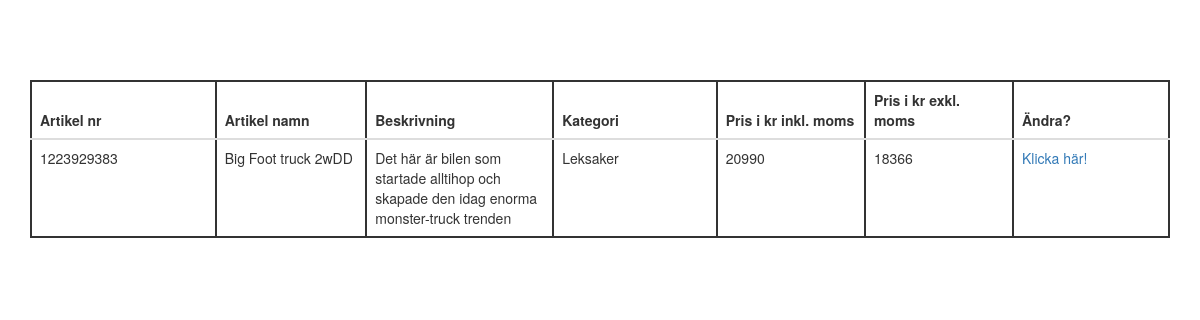
Screenshot of /leksaker/index.php with the database file from the repository.
### tables this page shows
CREATE TABLE IF NOT EXISTS `butik` (
  `id` int(11) NOT NULL,
  `artnmr` int(30) NOT NULL,
  `artnamn` varchar(30) DEFAULT NULL,
  `beskrivning` varchar(255) DEFAULT NULL,
  `kategori` varchar(30) DEFAULT NULL,
  `inklmoms` int(30) NOT NULL,
  `exklmoms` int(30) NOT NULL
);

### leksaker/index.php (the view, shortened to what this page needs)
<?php
  include 'connection.php';
 ?>
<!DOCTYPE html>
<html lang="en">
<head>
  <link rel="stylesheet" href="https://maxcdn.bootstrapcdn.com/bootstrap/3.3.7/css/bootstrap.min.css">
  <link rel="stylesheet" href="style.css">
</head>
<body>
<div class="container">
<br/>
<br/>
<br/>
<br/>
  <table class="table">
    <thead>
      <tr>
        <th>Artikel nr</th>
        <th>Artikel namn</th>
        <th>Beskrivning</th>
        <th>Kategori</th>
        <th>Pris i kr inkl. moms</th>
        <th>Pris i kr exkl. moms</th>
        <th>Ändra?</th>
      </tr>
    </thead>
    <tbody>
      <?php
          $table  = mysqli_query($connection ,'SELECT * FROM butik WHERE kategori="Leksaker"');
          while($row  = mysqli_fetch_array($table)){ ?>
              <tr id="<?php echo $row['id']; ?>">
                <td data-target="artnmr"><?php echo $row['artnmr']; ?></td>
                <td data-target="artnamn"><?php echo $row['artnamn']; ?></td>
                <td data-target="beskrivning"><?php echo $row['beskrivning']; ?></td>
                <td data-target="kategori"><?php echo $row['kategori']; ?></td>
                <td data-target="inklmoms"><?php echo $row['inklmoms']; ?></td>
               <td data-target="exklmoms"><?php echo $row['exklmoms']; ?></td>
                <td><a href="#" data-role="update" data-id="<?php echo $row['id'] ;?>">Klicka här!</a></td>
              </tr>
         <?php }
       ?>
    </tbody>
  </table>
</div>
</body>
</html>

### leksaker/style.css (style rules this page uses)
table, td, th { border: 2px solid; text-align: left; }
table { border-collapse: collapse; width: 100%; }
th, td { padding: 20px; width: 5%; }

### rows the page displays
butik: artnmr "1223929383", artnamn "Big Foot truck 2wDD", beskrivning "Det här är bilen som startade alltihop och skapade den idag enorma monster-truck trenden", kategori "Leksaker", inklmoms "20990", exklmoms "18366"
